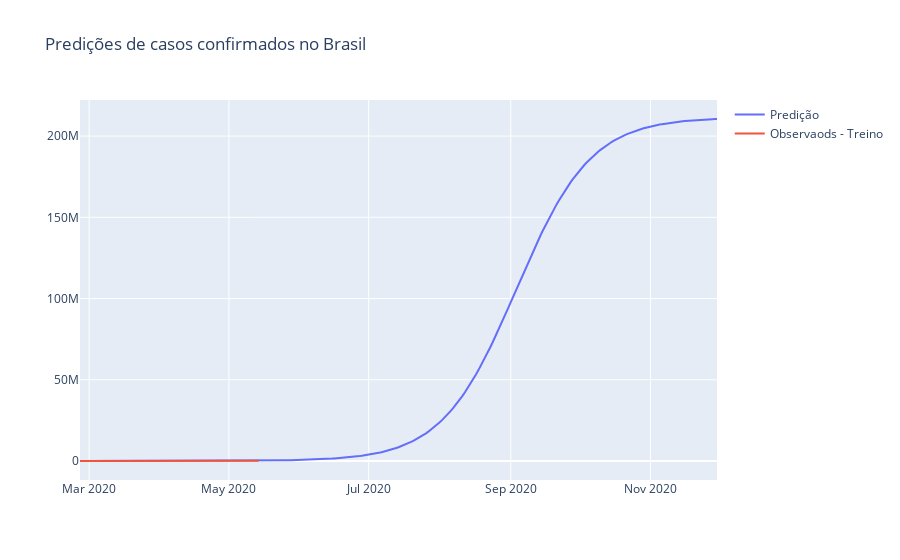

The notebook cell this image was saved under:
### Code cell
fig = pgo.Figure()

# valores de predição
fig.add_trace(pgo.Scatter(x=forecast['ds'], y=forecast['yhat'], name='Predição'))

# mostra os testes e os treinos
# fig.add_trace(pgo.Scatter(x=test.index, y=test, name='Observados - Teste'))
fig.add_trace(pgo.Scatter(x=train['ds'], y=train['y'], name='Observados - Treino'))

fig.update_layout(title='Predições de casos confirmados no Brasil')

fig.show()
